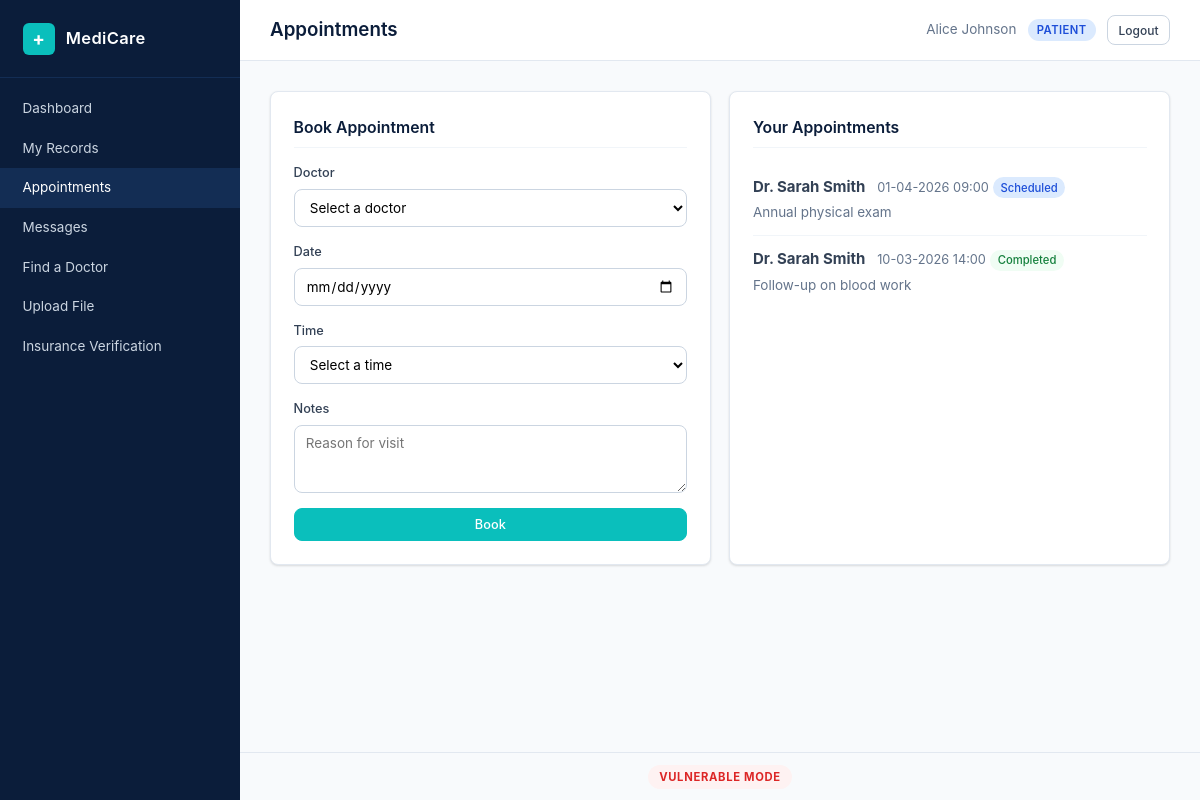
The page /patient/appointments.php (signed in) on the database its author committed.
### tables this page shows
CREATE TABLE appointments (
    id INT AUTO_INCREMENT PRIMARY KEY,
    patient_id INT NOT NULL,
    doctor_id INT NOT NULL,
    datetime DATETIME NOT NULL,
    status ENUM('scheduled','completed','cancelled') DEFAULT 'scheduled',
    notes TEXT,
    FOREIGN KEY (patient_id) REFERENCES users(id) ON DELETE CASCADE,
    FOREIGN KEY (doctor_id) REFERENCES users(id) ON DELETE CASCADE
);

CREATE TABLE users (
    id INT AUTO_INCREMENT PRIMARY KEY,
    name VARCHAR(100) NOT NULL,
    email VARCHAR(150) NOT NULL UNIQUE,
    password VARCHAR(255) NOT NULL,
    role ENUM('patient','doctor','admin') NOT NULL DEFAULT 'patient',
    created_at TIMESTAMP DEFAULT CURRENT_TIMESTAMP
);

### config.php (called while the page is built, shortened)
<?php
function esc(string $value): string {
    return htmlspecialchars($value, ENT_QUOTES, 'UTF-8');
}
function fmtDate(string $datetime): string {
    return date('d-m-Y H:i', strtotime($datetime));
}

### patient/appointments.php (the view, shortened to what this page needs)
<?php
require_once __DIR__ . '/../config.php';
require_once __DIR__ . '/../helpers.php';
$conn = getDB();
$userId = currentUserId();
$stmt = $conn->prepare("SELECT a.*, u.name AS doctor_name FROM appointments a JOIN users u ON a.doctor_id = u.id WHERE a.patient_id = ? ORDER BY a.datetime DESC");
$stmt->execute([$userId]);
$appointments = $stmt->fetchAll();
?>
<div class="dashboard-grid">
    <div class="card">
        <h2 class="card-title">Book Appointment</h2>
        <form method="POST" class="form-stack">
            <div class="form-group">
                <label for="doctor_id">Doctor</label>
                <select name="doctor_id" id="doctor_id" required>
                    <option value="">Select a doctor</option>
                </select>
            </div>
            <div class="form-group">
                <label for="date">Date</label>
                <input type="date" name="date" id="date" required
                       min="<?= date('Y-m-d') ?>">
            </div>
            <div class="form-group">
                <label for="time">Time</label>
                <select name="time" id="time" required>
                    <option value="">Select a time</option>
                </select>
            </div>
            <div class="form-group">
                <label for="notes">Notes</label>
                <textarea name="notes" id="notes" rows="3" placeholder="Reason for visit"></textarea>
            </div>
            <button type="submit" class="btn btn-primary">Book</button>
        </form>
    </div>
    <div class="card">
        <h2 class="card-title">Your Appointments</h2>
        <?php foreach ($appointments as $appt): ?>
            <div class="list-item">
                <strong><?= esc($appt['doctor_name']) ?></strong>
                <span class="list-item-date"><?= fmtDate($appt['datetime']) ?></span>
                <span class="status-badge status-<?= esc($appt['status']) ?>"><?= esc(ucfirst($appt['status'])) ?></span>
                <p class="list-item-note"><?= esc($appt['notes'] ?? '') ?></p>
            </div>
        <?php endforeach; ?>
    </div>
</div>

### assets/style.css (style rules this page uses)
*, *::before, *::after { margin: 0; padding: 0; box-sizing: border-box; }
:root { --navy: #0B1D3A; --navy-light: #132D54; --navy-dark: #071429; --teal: #0ABFBC; --teal-dark: #089E9B; --white: #FFFFFF; --gray-50: #F8FAFC; --gray-100: #F1F5F9; --gray-200: #E2E8F0; --gray-300: #CBD5E1; --gray-400: #94A3B8; --gray-500: #64748B; --gray-700: #334155; --red: #EF4444; --red-bg: #FEF2F2; --green: #22C55E; --green-bg: #F0FDF4; --amber: #F59E0B; --amber-bg: #FFFBEB; --blue: #3B82F6; --radius: 8px; --shadow: 0 1px 3px rgba(0,0,0,0.08), 0 1px 2px rgba(0,0,0,0.06); --shadow-md: 0 4px 6px rgba(0,0,0,0.07), 0 2px 4px rgba(0,0,0,0.06); --sidebar-width: 240px; --font: -apple-system, BlinkMacSystemFont, "Segoe UI", system-ui, sans-serif; }
html { font-size: 15px; }
body { font-family: var(--font); background: var(--gray-50); color: var(--gray-700); line-height: 1.6; min-height: 100vh; }
.card { background: var(--white); border: 1px solid var(--gray-200); border-radius: var(--radius); padding: 1.5rem; margin-bottom: 1.25rem; box-shadow: var(--shadow); }
.card-title { font-size: 1.05rem; font-weight: 600; color: var(--navy); margin-bottom: 1rem; padding-bottom: 0.5rem; border-bottom: 1px solid var(--gray-100); }
.dashboard-grid { display: grid; grid-template-columns: repeat(auto-fit, minmax(340px, 1fr)); gap: 1.25rem; }
.dashboard-grid .card { margin-bottom: 0; }
.list-item { padding: 0.75rem 0; border-bottom: 1px solid var(--gray-100); }
.list-item:last-child { border-bottom: none; }
.list-item-date { font-size: 0.85rem; color: var(--gray-500); margin-left: 0.5rem; }
.list-item-note { font-size: 0.9rem; color: var(--gray-500); margin-top: 0.25rem; }
.status-badge { display: inline-block; padding: 0.1rem 0.5rem; border-radius: 999px; font-size: 0.75rem; font-weight: 500; }
.status-scheduled { background: #DBEAFE; color: #1D4ED8; }
.status-completed { background: var(--green-bg); color: #15803D; }
.form-stack { display: flex; flex-direction: column; gap: 1rem; }
.form-group { display: flex; flex-direction: column; gap: 0.35rem; }
.form-group label { font-size: 0.85rem; font-weight: 500; color: var(--gray-700); }
.form-group input, .form-group select, .form-group textarea { padding: 0.6rem 0.75rem; border: 1px solid var(--gray-300); border-radius: var(--radius); font-family: var(--font); font-size: 0.9rem; transition: border-color 0.15s; background: var(--white); }
.btn { display: inline-block; padding: 0.55rem 1.1rem; border: 1px solid var(--gray-300); border-radius: var(--radius); background: var(--white); color: var(--gray-700); font-family: var(--font); font-size: 0.85rem; font-weight: 500; cursor: pointer; text-decoration: none; text-align: center; transition: background 0.15s, border-color 0.15s; }
.btn-primary { background: var(--teal); color: var(--white); border-color: var(--teal); }

### rows shown on the page
appointments: doctor.name "Dr. Sarah Smith", datetime "01-04-2026 09:00", status "Scheduled", notes "Annual physical exam"
appointments: doctor.name "Dr. Sarah Smith", datetime "10-03-2026 14:00", status "Completed", notes "Follow-up on blood work"

### other values the page prints
$item['label'] "Dashboard"
$item['label'] "My Records"
$item['label'] "Appointments"
$item['label'] "Messages"
$item['label'] "Find a Doctor"
$item['label'] "Upload File"
$item['label'] "Insurance Verification"
$title "Appointments"
$name "Alice Johnson"
$role "PATIENT"
$mode "VULNERABLE"
